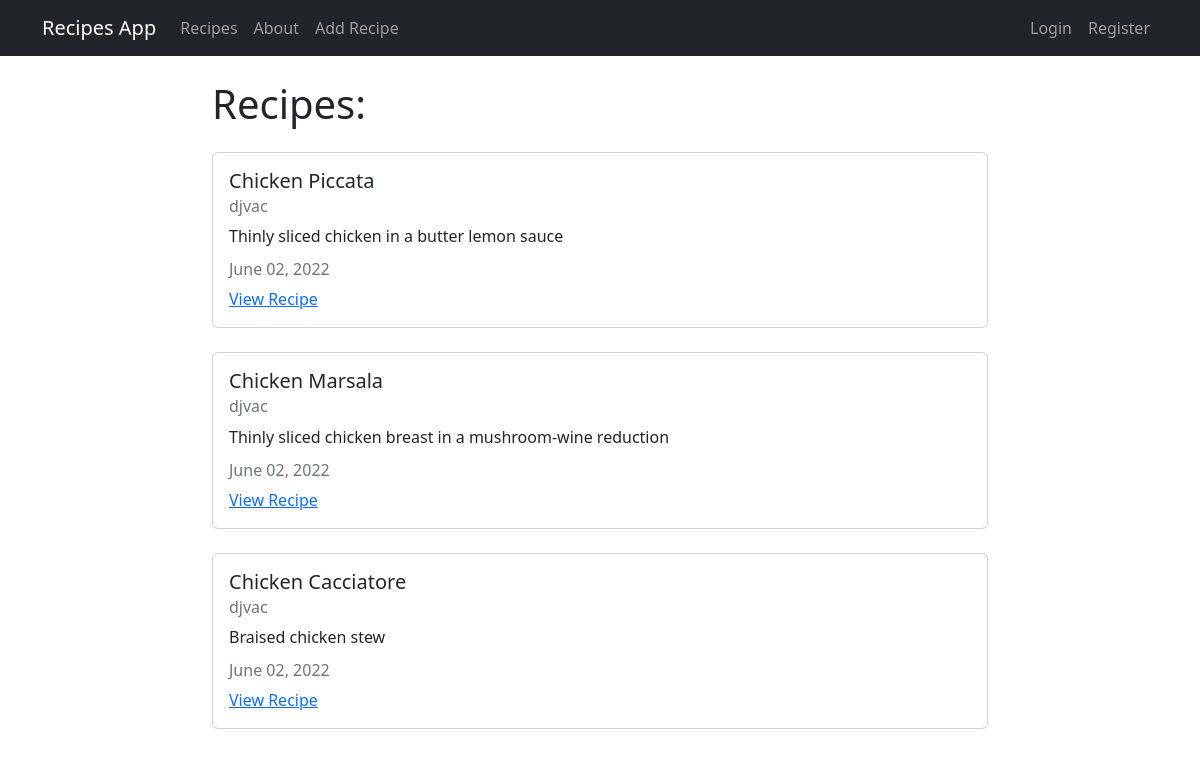
Before: / with the older database file.
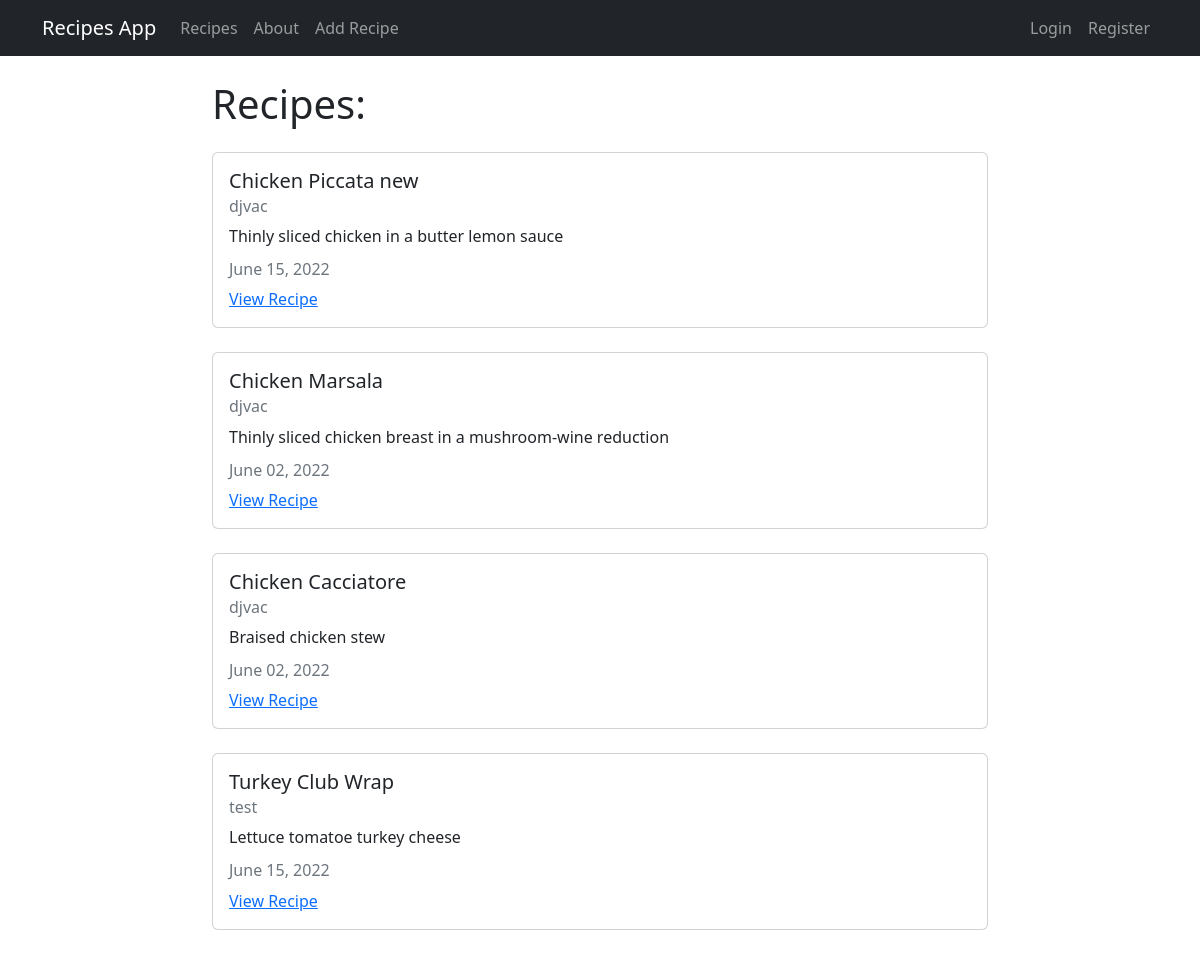
After: the same page with the newer database file.
### recipes/models.py (models this page shows, shortened)
class Recipe(models.Model):
  title = models.CharField(max_length=100)
  description = models.TextField()
  author = models.ForeignKey(User, on_delete=models.CASCADE)
  created_at = models.DateTimeField(auto_now_add=True)
  updated_at = models.DateTimeField(auto_now=True)

### recipes/views.py (the view)
# urls.py: path('', views.RecipeListView.as_view(), name="recipes-home"),
class RecipeListView(ListView):
  model = models.Recipe
  template_name = 'recipes/home.html'
  context_object_name = 'recipes'

### recipes/templates/recipes/home.html
{% extends "recipes/base.html" %}
{% block content %}
<h1>Recipes:</h1>
{% for recipe in recipes %}
<div class="card my-4">
  <div class="card-body">
    <h5 class="card-title">{{ recipe.title }}</h5>
    <h6 class="card-subtitle mb-2 text-muted">{{ recipe.author }}</h6>
    <p class="card-text">{{ recipe.description }}</p>
    <h6 class="card-subtitle mb-2 text-muted">
      {{ recipe.updated_at|date:"F d, Y" }}
    </h6>
    <a href="{% url 'recipes-detail' recipe.pk %}" class="card-link">View Recipe</a>
  </div>
</div>
{% endfor %}
{% endblock content %}

Changed rows visible on the page:
changed Recipe "Thinly sliced chicken in a butter lemon sauce": title "Chicken Piccata" → "Chicken Piccata new"; updated_at "June 02, 2022" → "June 15, 2022"
added Recipe: title "Turkey Club Wrap", author "test", description "Lettuce tomatoe turkey cheese", updated_at "June 15, 2022"
